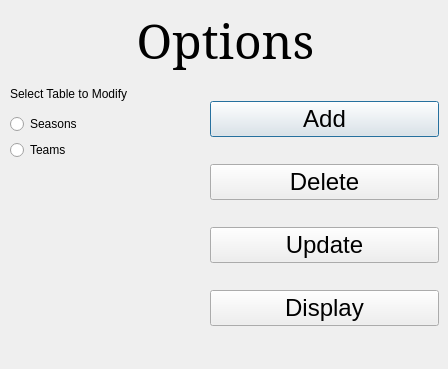
<?xml version="1.0" encoding="UTF-8"?>
<ui version="4.0">
 <class>Dialog</class>
 <widget class="QDialog" name="Dialog">
  <property name="geometry">
   <rect>
    <x>0</x>
    <y>0</y>
    <width>448</width>
    <height>369</height>
   </rect>
  </property>
  <property name="windowTitle">
   <string>Dialog</string>
  </property>
  <widget class="QLabel" name="lblOptions">
   <property name="geometry">
    <rect>
     <x>10</x>
     <y>10</y>
     <width>431</width>
     <height>61</height>
    </rect>
   </property>
   <property name="font">
    <font>
     <family>Serif</family>
     <pointsize>36</pointsize>
    </font>
   </property>
   <property name="text">
    <string>Options</string>
   </property>
   <property name="alignment">
    <set>Qt::AlignCenter</set>
   </property>
  </widget>
  <widget class="QWidget" name="verticalLayoutWidget">
   <property name="geometry">
    <rect>
     <x>210</x>
     <y>80</y>
     <width>229</width>
     <height>271</height>
    </rect>
   </property>
   <layout class="QVBoxLayout" name="vlOptionButtons">
    <item>
     <widget class="QPushButton" name="pbAdd">
      <property name="font">
       <font>
        <pointsize>18</pointsize>
       </font>
      </property>
      <property name="text">
       <string>Add</string>
      </property>
     </widget>
    </item>
    <item>
     <widget class="QPushButton" name="pbDelete">
      <property name="font">
       <font>
        <pointsize>18</pointsize>
       </font>
      </property>
      <property name="text">
       <string>Delete</string>
      </property>
     </widget>
    </item>
    <item>
     <widget class="QPushButton" name="pbUpdate">
      <property name="font">
       <font>
        <pointsize>18</pointsize>
       </font>
      </property>
      <property name="text">
       <string>Update</string>
      </property>
     </widget>
    </item>
    <item>
     <widget class="QPushButton" name="pbDisplay">
      <property name="font">
       <font>
        <pointsize>18</pointsize>
       </font>
      </property>
      <property name="text">
       <string>Display</string>
      </property>
     </widget>
    </item>
   </layout>
  </widget>
  <widget class="QWidget" name="verticalLayoutWidget_2">
   <property name="geometry">
    <rect>
     <x>10</x>
     <y>80</y>
     <width>166</width>
     <height>80</height>
    </rect>
   </property>
   <layout class="QVBoxLayout" name="vlTables">
    <item>
     <widget class="QLabel" name="lblTables">
      <property name="text">
       <string>Select Table to Modify</string>
      </property>
     </widget>
    </item>
    <item>
     <widget class="QRadioButton" name="rdSeasons">
      <property name="text">
       <string>Seasons</string>
      </property>
     </widget>
    </item>
    <item>
     <widget class="QRadioButton" name="rdTeams">
      <property name="text">
       <string>Teams</string>
      </property>
     </widget>
    </item>
   </layout>
  </widget>
 </widget>
 <resources/>
 <connections/>
</ui>
